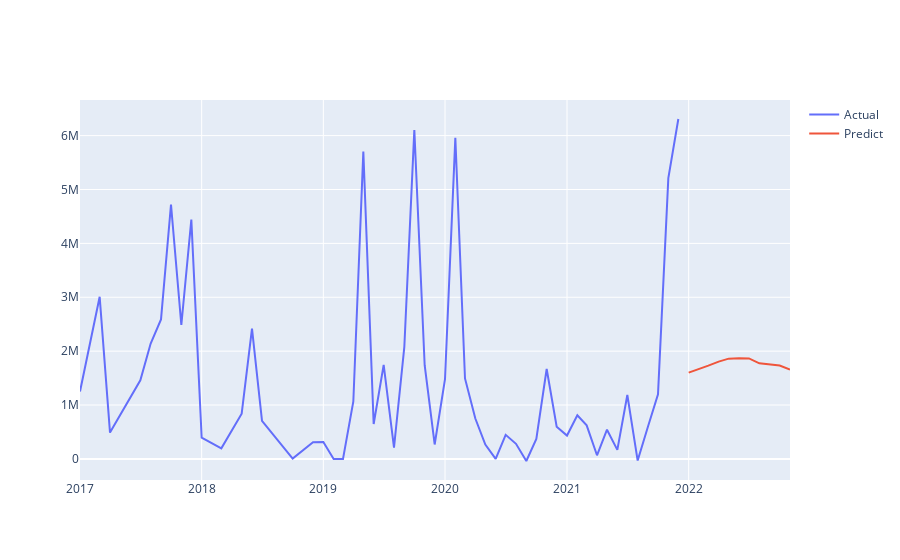

Write notebook code for a chart like this one.
### Code cell
import plotly.express as px
import plotly.graph_objects as go

lstm_forecast_index=pd.date_range(start='2022-01-01',periods=11,freq='MS')

actual = go.Scatter(
    x = df.index,
    y =df.revenue,
    mode = 'lines',
    name = 'Actual'
)

predicted = go.Scatter(
    x = lstm_forecast_index,
    y = y_pred_future_6_days,
    mode = 'lines',
    name = 'Predict'
)

fig = go.Figure(data=[actual,predicted])
fig.show()
